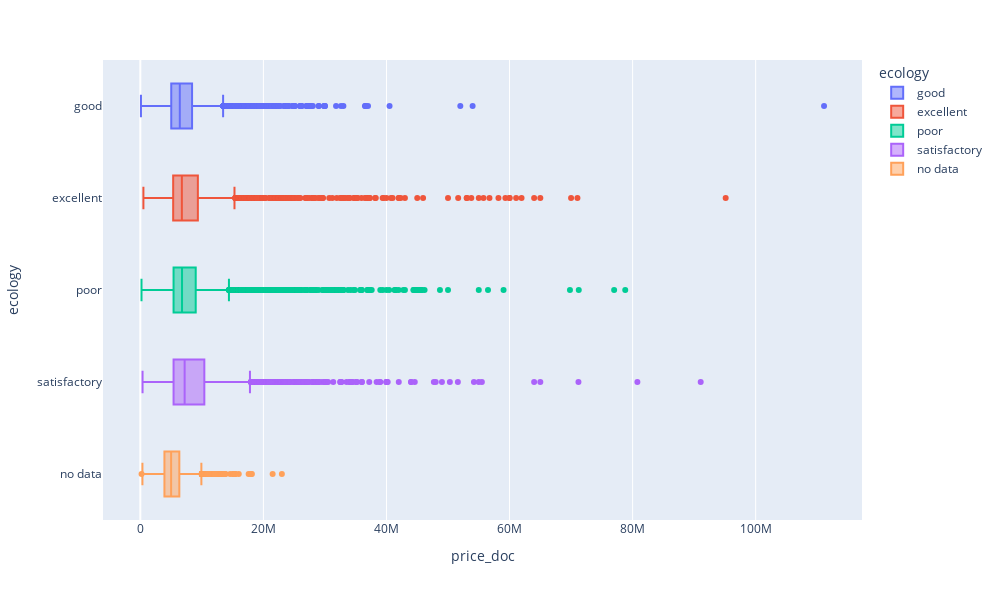

The notebook cell saved with this chart:
### Code cell
import pandas as pd
import numpy as np
import matplotlib.pyplot as plt
import seaborn as sns
import plotly.express as px

sber_data = pd.read_csv('data_test/sber_data.csv')
sber_data.head()
display(sber_data.tail())
#Чему равно число строк в таблице?
sber_data.info()
#Сколько районов Москвы и Московской области представлено в данных?
sber_data['sub_area'].nunique()
#Чему равна максимальная цена квартир (price_doc)? Введите это число полностью, без округлений.
#Присмотритесь к нему — не кажется ли оно вам странным? Мы к нему ещё вернемся :)
sber_data['price_doc'].max()
#Проверим, влияет ли уровень экологической обстановки в районе на цену квартиры. Постройте коробчатую диаграмму
#цен на квартиры (price_doc) в зависимости от уровня экологической обстановки в районе (ecology). Какой уровень
#ценится на рынке меньше всего? Введите название этой категории без кавычек.
eco_price = sber_data.set_index('ecology')['price_doc'] #.groupby('ecology')['price_doc']
#sber_data.sort_values(by=['ecology','price_doc']), ascending=[False,True])

fig = plt.figure (figsize=(8,5))
boxplot = px.box (
    sber_data,
    y='ecology',
    x='price_doc',
    #orient='h',
    color='ecology',
    width=1000,
    height=600
)
boxplot.show()

#Постройте диаграмму рассеяния, которая покажет, как цена на квартиру (price_doc) связана с расстоянием до
#центра Москвы (kremlin_km). Выберите все верные утверждения.
sber_data.sort_values(by=['price_doc','kremlin_km'])

joinplot = sns.jointplot (
    data=sber_data,#.sort_values(by=['price_doc','kremlin_km']),
    x='kremlin_km',
    y='price_doc',
    #xlim = (0, 40), what is it?
    #ylim = (0, 0.1),
    height=6,
)
print((sber_data['life_sq'] / sber_data['full_sq']).value_counts(ascending=False))

### Figure 1 — Plotly figure (JSON) as saved in the notebook; plotly's stock layout.template omitted (floating-point values rounded to 4 significant figures; data arrays with more than 128 entries replaced by an {"elided": "..."} marker saying what was removed)
{"data": [{"alignmentgroup": "True", "hovertemplate": "ecology=%{y}<br>price_doc=%{x}<extra></extra>", "legendgroup": "good", "marker": {"color": "#636efa"}, "name": "good", "notched": false, "offsetgroup": "good", "orientation": "h", "showlegend": true, "type": "box", "x": {"elided": "7174 int values"}, "x0": " ", "xaxis": "x", "y": {"elided": "7174 str values"}, "y0": " ", "yaxis": "y"}, {"alignmentgroup": "True", "hovertemplate": "ecology=%{y}<br>price_doc=%{x}<extra></extra>", "legendgroup": "excellent", "marker": {"color": "#EF553B"}, "name": "excellent", "notched": false, "offsetgroup": "excellent", "orientation": "h", "showlegend": true, "type": "box", "x": {"elided": "3938 int values"}, "x0": " ", "xaxis": "x", "y": {"elided": "3938 str values"}, "y0": " ", "yaxis": "y"}, {"alignmentgroup": "True", "hovertemplate": "ecology=%{y}<br>price_doc=%{x}<extra></extra>", "legendgroup": "poor", "marker": {"color": "#00cc96"}, "name": "poor", "notched": false, "offsetgroup": "poor", "orientation": "h", "showlegend": true, "type": "box", "x": {"elided": "8018 int values"}, "x0": " ", "xaxis": "x", "y": {"elided": "8018 str values"}, "y0": " ", "yaxis": "y"}, {"alignmentgroup": "True", "hovertemplate": "ecology=%{y}<br>price_doc=%{x}<extra></extra>", "legendgroup": "satisfactory", "marker": {"color": "#ab63fa"}, "name": "satisfactory", "notched": false, "offsetgroup": "satisfactory", "orientation": "h", "showlegend": true, "type": "box", "x": {"elided": "3685 int values"}, "x0": " ", "xaxis": "x", "y": {"elided": "3685 str values"}, "y0": " ", "yaxis": "y"}, {"alignmentgroup": "True", "hovertemplate": "ecology=%{y}<br>price_doc=%{x}<extra></extra>", "legendgroup": "no data", "marker": {"color": "#FFA15A"}, "name": "no data", "notched": false, "offsetgroup": "no data", "orientation": "h", "showlegend": true, "type": "box", "x": {"elided": "7656 int values"}, "x0": " ", "xaxis": "x", "y": {"elided": "7656 str values"}, "y0": " ", "yaxis": "y"}], "layout": {"boxmode": "overlay", "height": 600, "legend": {"title": {"text": "ecology"}, "tracegroupgap": 0}, "margin": {"t": 60}, "width": 1000, "xaxis": {"anchor": "y", "domain": [0, 1], "title": {"text": "price_doc"}}, "yaxis": {"anchor": "x", "categoryarray": ["no data", "satisfactory", "poor", "excellent", "good"], "categoryorder": "array", "domain": [0, 1], "title": {"text": "ecology"}}}}
